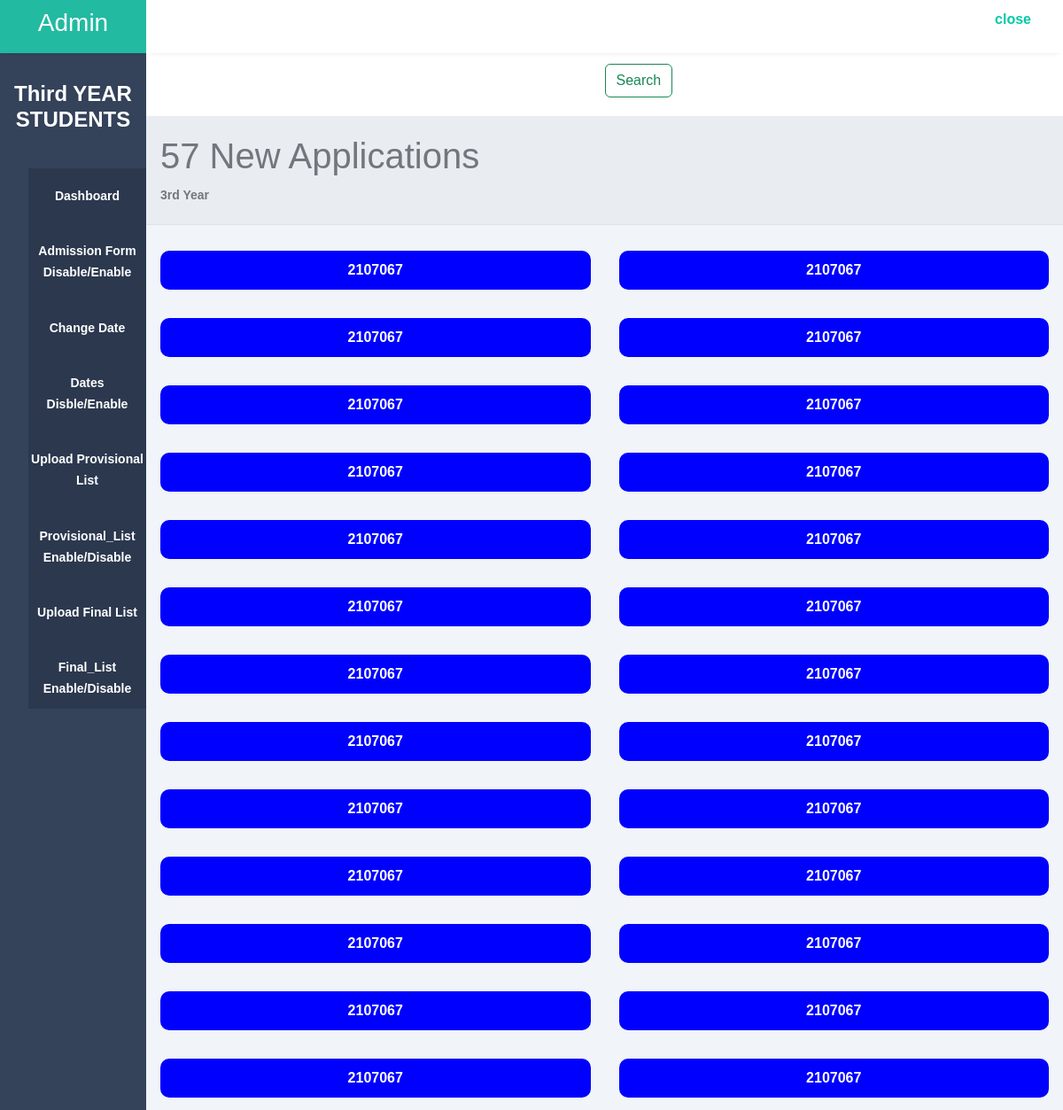
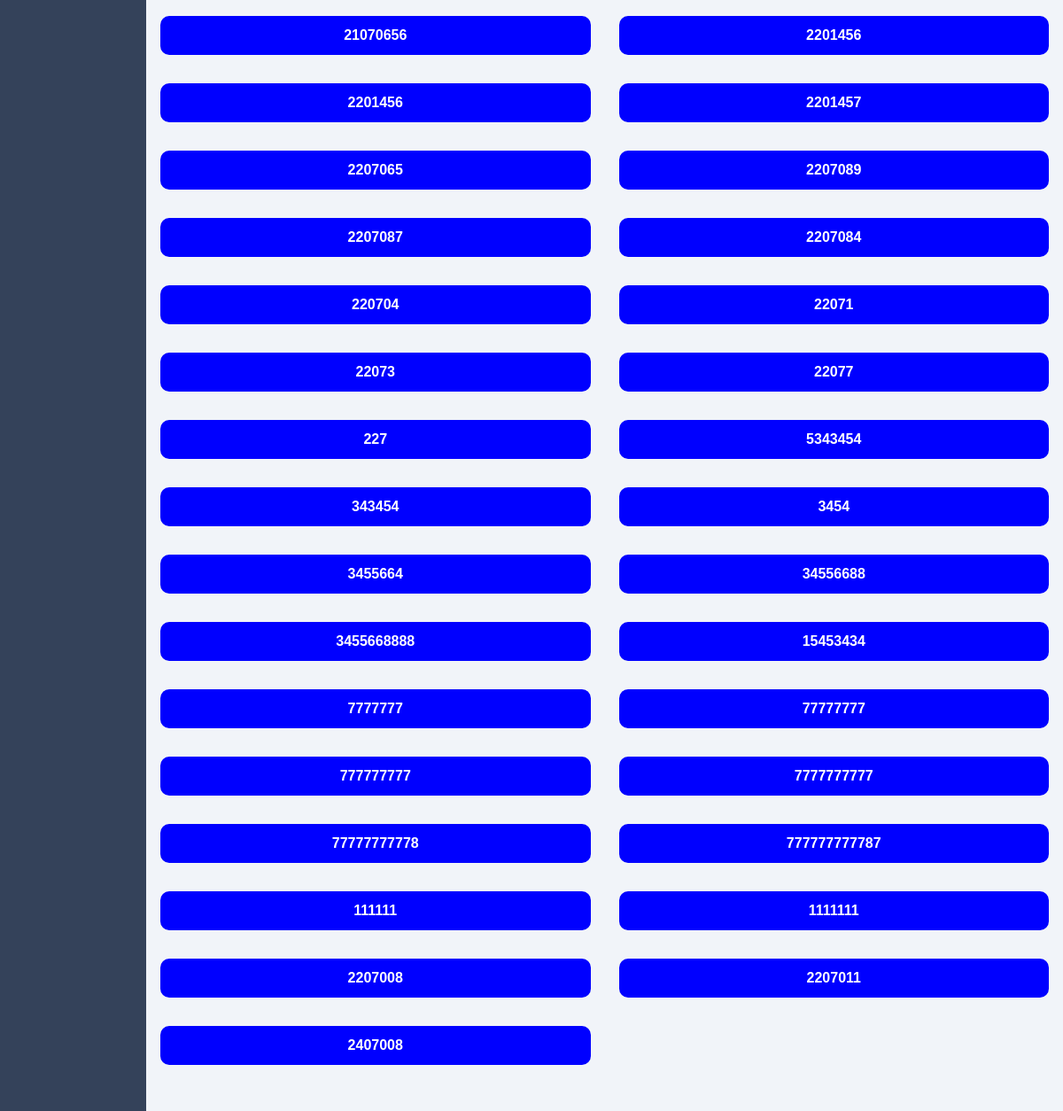
Page /3rdYear_Report/newapplication/ on the earlier database version (2 pictures, top to bottom).
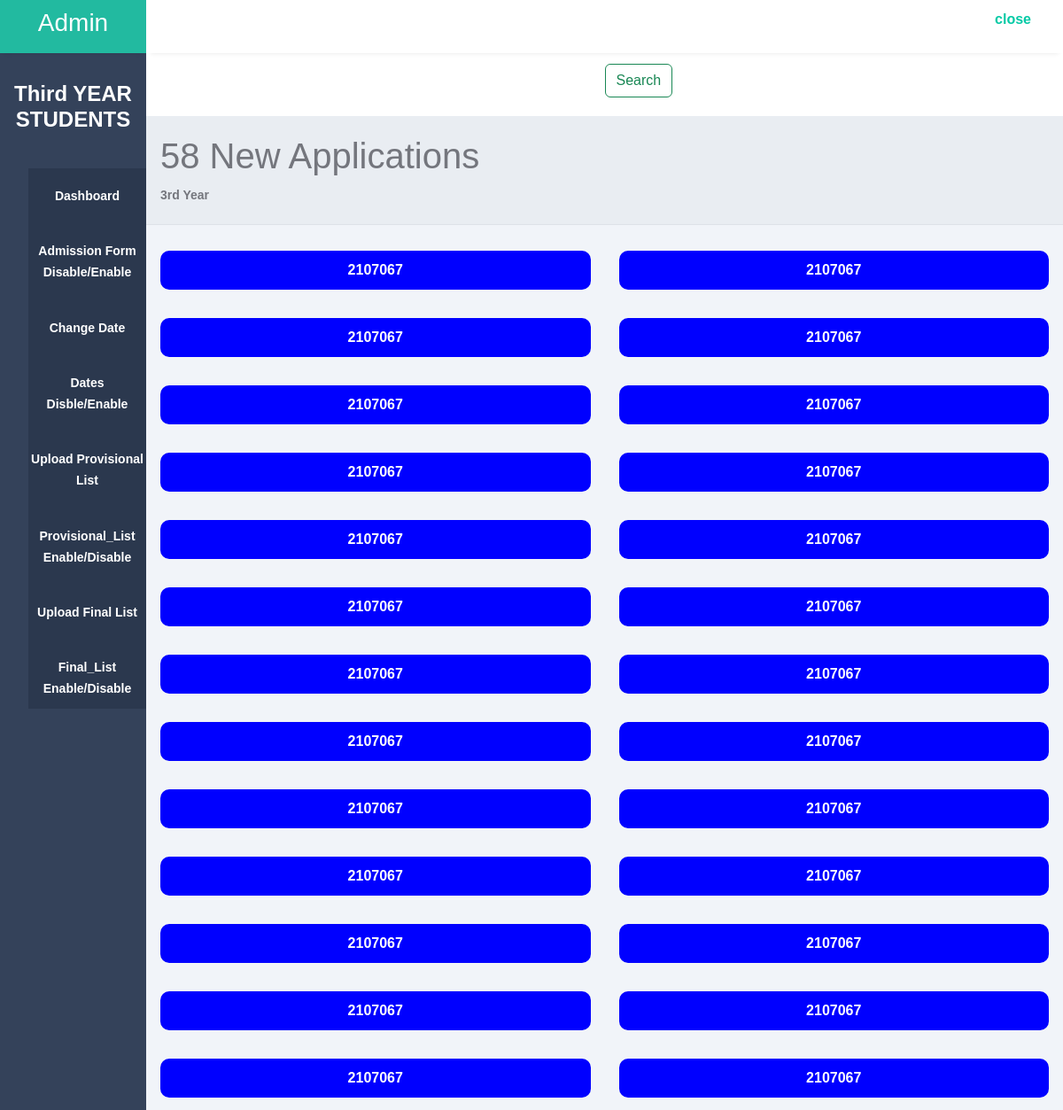
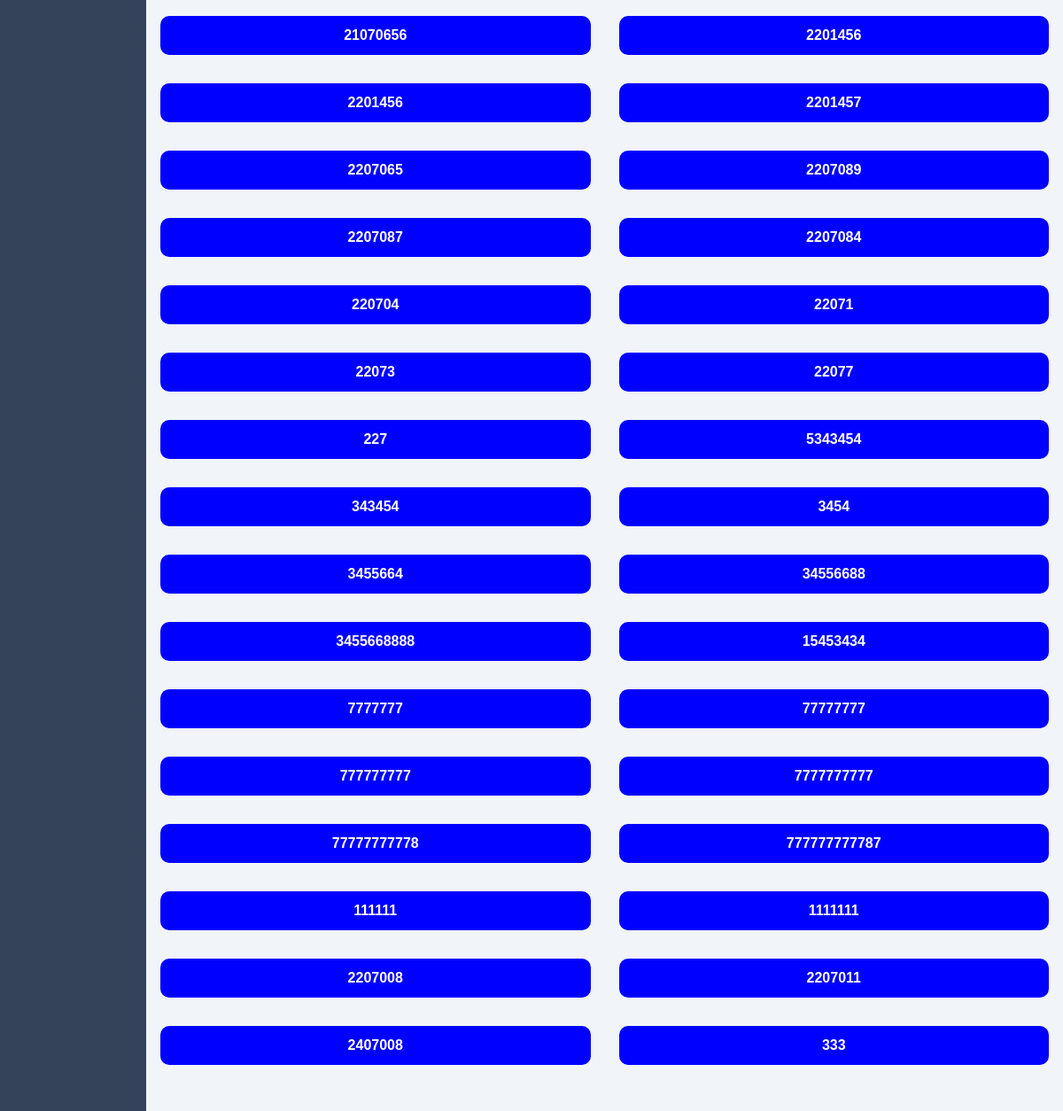
Same page on the later database version (2 pictures, top to bottom).
### Hostel_Admission/models.py (models this page shows)
class HostelData3(models.Model):
    id = models.AutoField(primary_key=True)
    fno = models.CharField(max_length=255)
    name = models.CharField(max_length=100)
    DOB = models.DateField()
    cast = models.CharField(max_length=50)
    nationality = models.CharField(max_length=10)
    BGroup = models.CharField(max_length=4)
    phone1 = models.IntegerField()
    Address1 = models.CharField(max_length=50)
    Email = models.EmailField(max_length=50)
    Branch = models.CharField(max_length=40)
    Backlog = models.CharField(max_length=3,default='YES')
    Nu_Backlog = models.IntegerField(default=0)
    mark1 = models.FloatField(default=0)
    outoff1 = models.FloatField(default=0)
    mark2 = models.FloatField(default=0)
    outoff2 = models.FloatField(default=0)
    percentage = models.FloatField()
    Year = models.CharField(max_length=7,default="Third")
    Father_name = models.CharField(max_length=100)
    phone2 = models.IntegerField()
    Address2 = models.CharField(max_length=50)
    occupation = models.CharField(max_length=50)
    Enroll = models.CharField(max_length=15)
    SPhoto = models.FileField(upload_to='3signatures/student/',default='NA')
    student_signature = models.FileField(upload_to='3signatures/student/',default='NA')
    father_signature = models.FileField(upload_to='3signatures/father/',default='NA')
    marksheet1 = models.FileField(upload_to='3marksheet1/', default='NA')
    marksheet2 = models.FileField(upload_to='3marksheet2/', default='NA')
    Domacile = models.FileField(upload_to='3Domacile/', default='NA')
    Allotment = models.FileField(upload_to='3Allotment/', default='NA')
    Addmission = models.FileField(upload_to='3Addmission/', default='NA')
    ncl = models.FileField(upload_to='3ncl/', default='NA')
    castecert = models.FileField(upload_to='3castecert/',default='NA')
    Registration  = models.FileField(upload_to='3Registration/', default='NA')
    status = models.CharField(max_length=200,default='not_verified')
    remark = models.CharField(max_length=200, default='NA')
    payment_ss = models.FileField(upload_to='payment/', default='NA')
    trans_id = models.CharField(max_length=255,default=0)

### Hostel_Admission/views.py (the view)
# urls.py: path('3rdYear_Report/newapplication/',views.newapplication3,name="newapplication3"),
def newapplication3(request):
    data = HostelData3.objects.all()
    new = data.filter(status="not_verified")
    return render(request,"Admin_OP/reports/year3applications/newapplication.html",{'data':new})

### Hostel_Admission/templates/Admin_OP/reports/year3applications/newapplication.html (shortened to what this page needs)
<!DOCTYPE html>
<html lang="en">
<head>
    <link rel="stylesheet" href="https://cdn.jsdelivr.net/npm/bootstrap@5.3.1/dist/css/bootstrap.min.css">
    <link rel="stylesheet" href="https://cdn.jsdelivr.net/npm/bootstrap@5.3.1/dist/js/bootstrap.bundle.min.js">
    <link href="https://cdn.jsdelivr.net/npm/bootstrap@5.3.1/dist/css/bootstrap.min.css" rel="stylesheet">
    <link rel="stylesheet" href="https://maxst.icons8.com/vue-static/landings/line-awesome/line-awesome/1.3.0/css/line-awesome.min.css">
</head>
    <link href='https://unpkg.com/boxicons@2.1.4/css/boxicons.min.css' rel='stylesheet'>
<body>
    <div class="sidebar">
        <div class="side-header">
            <h3>A<span>dmin</span></h3>
        </div>
        <div class="side-content">
            <div class="profile">
                <h4 style="font-family: Arial, Helvetica, sans-serif;"><b>Third YEAR STUDENTS<b></h4>
            </div>
            <div class="side-menu">
                <ul>
                    <li>
                       <a href="../" class="active">
                            <small>Dashboard</small>
                        </a>
                    </li>
                    <li>
                        <a href="{% url 'close_form1' %}" class="active">
                             <small>Admission Form Disable/Enable</small>
                         </a>
                     </li>
                    <li>
                       <a href="{% url 'up_date1' %}" class="active">
                            <small>Change Date</small>
                        </a>
                    </li>
                    <li>
                        <a href="{% url 'cimp11' %}" class="active">
                             <small>Dates Disble/Enable</small>
                         </a>
                     </li>
                    <li>
                       <a href="{% url 'addplist1' %}" class="active">
                            <small>Upload Provisional List</small>
                        </a>
                    </li>
                    <li>
                        <a href="{% url 'cplist1' %}" class="active">
                             <small> Provisional_List Enable/Disable</small>
                         </a>
                     </li>
                    <li>
                       <a href="{% url 'addflist1' %}" class="active">
                            <small>Upload Final List</small>
                        </a>
                    </li>
                    <li>
                       <a href="{% url 'cflist1' %}" class="active">
                            <small>Final_List Enable/Disable</small>
                        </a>
                    </li>
                </ul>
            </div>
        </div>
    </div>
    <div class="main-content">
        <header>
            <div class="header-content">
                <div class="header-menu">
                    <div class="user">
                        <a href="{% url 'admin_log' %}">
                            <box-icon type='solid' name='home' class="home"></box-icon ></a>
                        <div><a href="{% url 'logout' %}"><span>close</span></a></div>
                    </div>
                </div>
            </div>
        </header>
        <main>
            <a href="{% url 'search1' %}"><button style="margin-left: 50%;" class="btn btn-outline-success" type="submit">Search</button></a>
            <div class="page-header">
                <h1>{{data|length}} New Applications</h1>
                <small>3rd Year</small>
            </div>
            <div class="page-content">
                <div class="analytics">
                    {% for form in data %}
                    <a href="{% url 'form_preview2' form.fno %}">{{ form.Enroll }}</a>
                    {% endfor %}
                </div>
            </div>
        </main>
    </div>
</body>
</html>

### Hostel_Admission/templates/Admin_OP/reports/year3applications/newapplication.html (style rules this page uses)
h1 { color: aqua; }
a { text-decoration: none; color: #04caa6; }
:root { --main-color: #22BAA0; --color-dark: #34425A; --text-grey: #B0B0B0; }
* { margin: 0; padding: 0; text-decoration: none; list-style-type: none; box-sizing: border-box; font-family: 'Merriweather', sans-serif; }
.sidebar { position: fixed; height: 100%; width: 165px; left: 0; bottom: 0; top: 0; z-index: 100; background: var(--color-dark); transition: left 300ms; }
.side-header { box-shadow: 0px 5px 5px -5px rgb(0 0 0 /10%); background: var(--main-color); height: 60px; display: flex; justify-content: center; align-items: center; }
.side-header h3, side-head span { color: #fff; font-weight: 400; }
.side-content { height: calc(100vh - 60px); overflow: auto; }
.profile { text-align: center; padding: 2rem 0rem; }
.profile h4 { color: #fff; font-weight: 500; }
.side-menu ul { text-align: center; }
.side-menu a { display: block; padding: 1.2rem 0rem; }
.side-menu a.active { background: #2B384E; }
.side-menu a.active span, .side-menu a.active small { color: #fff; }
.side-menu a span, .side-menu a small { color: #899DC1; }
.main-content { margin-left: 165px; width: calc(100% - 165px); transition: margin-left 300ms; }
header { position: fixed; right: 0; top: 0; left: 165px; z-index: 100; height: 60px; box-shadow: 0px 5px 5px -5px rgb(0 0 0 /10%); background: #fff; transition: left 300ms; }
.header-content, .header-menu { display: flex; align-items: center; }
.header-content { justify-content: space-between; padding: 0rem 1rem; }
.header-menu { width:100%; }
.user { width: 100%; display: flex; justify-content: flex-end; gap: 30px; margin-top: 10px; padding-right:20px; }
main { margin-top: 60px; }
.page-header { padding: 1.3rem 1rem; background: #E9edf2; border-bottom: 1px solid #dee2e8; }
.page-header h1, .page-header small { color: #74767d; }
.page-content { padding: 1.3rem 1rem; background: #f1f4f9; }
.analytics { display: grid; grid-template-columns: repeat(4, 1fr); grid-gap: 2rem; margin-top: .5rem; margin-bottom: 2rem; }
@media only screen and (max-width: 1200px) { .analytics { grid-template-columns: repeat(2, 1fr); } }
.analytics a { padding:10px; background-color:blue; color:white; border-radius:10px; text-align:center; }

Differences in the rows shown:
added HostelData3: Enroll "333"
Other differences:
{{ data|length }}: "57" → "58"
